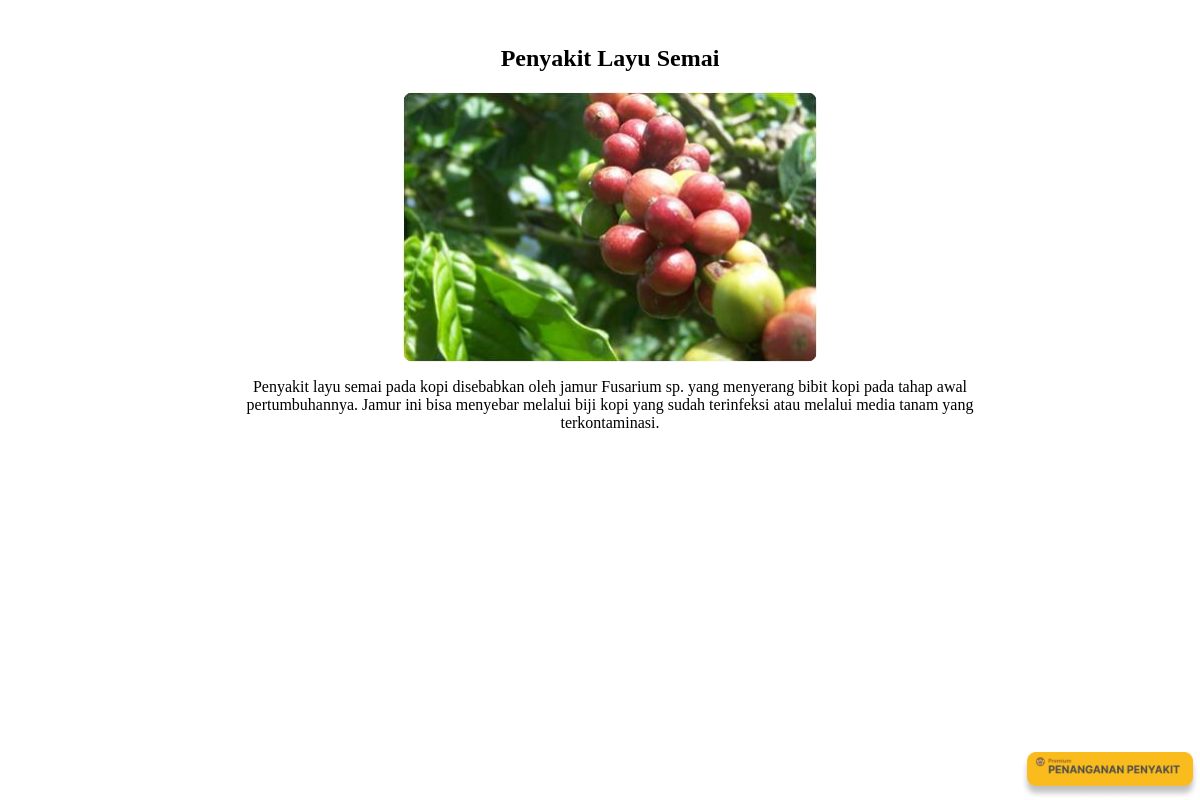
The app's page /pages/pengelola/_detailPenyakitPengelola.php with its own data.
### tables this page shows
CREATE TABLE `katalog_penyakit` (
  `id` int(11) NOT NULL,
  `nama_penyakit` varchar(255) NOT NULL,
  `jenis_penyakit` varchar(100) NOT NULL,
  `deskripsi` varchar(255) NOT NULL,
  `createAt` timestamp NOT NULL DEFAULT current_timestamp() ON UPDATE current_timestamp(),
  `editedAt` date DEFAULT NULL,
  `pengelola` int(11) NOT NULL,
  `gambar` varchar(50) NOT NULL
);

### pages/pengelola/_detailPenyakitPengelola.php (the view, shortened to what this page needs)
<!DOCTYPE html>
<html lang="en">
<head>
</head>
<body>
    <?php
        include "../../controller/conn.php";
        $query = "SELECT * FROM katalog_penyakit where id = 1";
        $hasil = mysqli_query($conn,$query);
        while($row = mysqli_fetch_array($hasil)){
                echo "<div class='cardRow'>";
                echo "<div class='cardCol'>";
                echo "<div class='card'>";
                echo "<h2>" .  $row['nama_penyakit'] . "</h2>";
                echo "<img class='thumbnail' src='../../assets/upload_penyakit/" .$row['gambar'] ."'alt='gambar'>";
                echo "<p class='deskripsi'>" . $row['deskripsi'] . "</p>";
                echo "</div></div>";
            }
    ?>
    <a class="premium" href="_premiumPengelola.php"><img src="../../assets/button_premium.jpg" alt=""></a>
</body>
</html>

### pages/pengelola/_detailPenyakitPengelola.php (style rules this page uses)
.premium img { position: absolute; bottom: 0; right: 0; width: 15%; }
.card img { border-radius: 10px; display: block; margin-left: auto; margin-right: auto; width: 50%; }
.cardRow { width: 100%; margin: 10px; display: flex; justify-content: center; }
.cardCol { display: flex; justify-content: center; width: 70%; padding: 15px; display: grid; }
h2, p, img { text-align: center; }

### records on screen
katalog_penyakit: nama_penyakit "Penyakit Layu Semai", gambar (picture), deskripsi "Penyakit layu semai pada kopi disebabkan oleh jamur Fusarium sp. yang menyerang bibit kopi pada tahap awal pertumbuhannya. Jamur ini bisa menyebar melalui biji kopi yang sudah terinfeksi atau melalui media tanam yang terkontaminasi."
